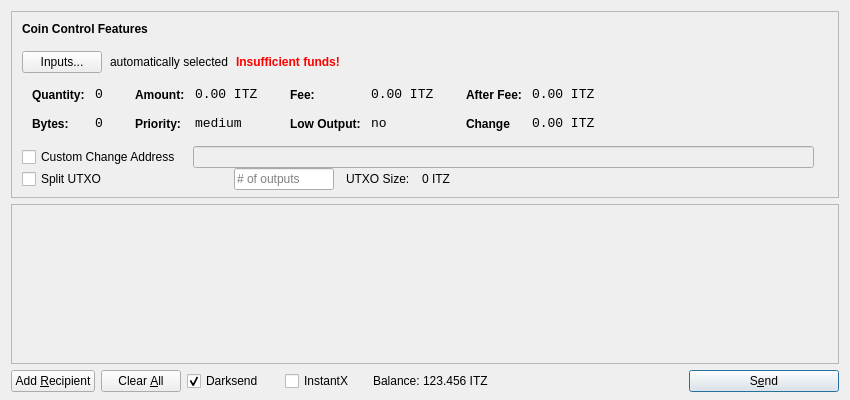
<?xml version="1.0" encoding="UTF-8"?>
<ui version="4.0">
 <class>SendCoinsDialog</class>
 <widget class="QDialog" name="SendCoinsDialog">
  <property name="geometry">
   <rect>
    <x>0</x>
    <y>0</y>
    <width>850</width>
    <height>400</height>
   </rect>
  </property>
  <property name="windowTitle">
   <string>Send Coins</string>
  </property>
  <layout class="QVBoxLayout" name="verticalLayout" stretch="0,1,0">
   <property name="bottomMargin">
    <number>8</number>
   </property>
   <item>
    <widget class="QFrame" name="frameCoinControl">
     <property name="sizePolicy">
      <sizepolicy hsizetype="Expanding" vsizetype="Expanding">
       <horstretch>0</horstretch>
       <verstretch>0</verstretch>
      </sizepolicy>
     </property>
     <property name="maximumSize">
      <size>
       <width>16777215</width>
       <height>16777215</height>
      </size>
     </property>
     <property name="frameShape">
      <enum>QFrame::StyledPanel</enum>
     </property>
     <property name="frameShadow">
      <enum>QFrame::Sunken</enum>
     </property>
     <layout class="QVBoxLayout" name="verticalLayoutCoinControl2">
      <property name="spacing">
       <number>-1</number>
      </property>
      <property name="leftMargin">
       <number>0</number>
      </property>
      <property name="topMargin">
       <number>0</number>
      </property>
      <property name="rightMargin">
       <number>0</number>
      </property>
      <property name="bottomMargin">
       <number>6</number>
      </property>
      <item>
       <layout class="QVBoxLayout" name="verticalLayoutCoinControl" stretch="0,0,0,0,1">
        <property name="spacing">
         <number>0</number>
        </property>
        <property name="leftMargin">
         <number>10</number>
        </property>
        <property name="topMargin">
         <number>10</number>
        </property>
        <item>
         <layout class="QHBoxLayout" name="horizontalLayoutCoinControl1">
          <property name="bottomMargin">
           <number>15</number>
          </property>
          <item>
           <widget class="QLabel" name="labelCoinControlFeatures">
            <property name="sizePolicy">
             <sizepolicy hsizetype="Preferred" vsizetype="Maximum">
              <horstretch>0</horstretch>
              <verstretch>0</verstretch>
             </sizepolicy>
            </property>
            <property name="font">
             <font>
              <weight>75</weight>
              <bold>true</bold>
             </font>
            </property>
            <property name="styleSheet">
             <string notr="true">font-weight:bold;</string>
            </property>
            <property name="text">
             <string>Coin Control Features</string>
            </property>
           </widget>
          </item>
         </layout>
        </item>
        <item>
         <layout class="QHBoxLayout" name="horizontalLayoutCoinControl2" stretch="0,0,0,0">
          <property name="spacing">
           <number>8</number>
          </property>
          <property name="bottomMargin">
           <number>10</number>
          </property>
          <item>
           <widget class="QPushButton" name="pushButtonCoinControl">
            <property name="styleSheet">
             <string notr="true"/>
            </property>
            <property name="text">
             <string>Inputs...</string>
            </property>
           </widget>
          </item>
          <item>
           <widget class="QLabel" name="labelCoinControlAutomaticallySelected">
            <property name="text">
             <string>automatically selected</string>
            </property>
            <property name="margin">
             <number>5</number>
            </property>
           </widget>
          </item>
          <item>
           <widget class="QLabel" name="labelCoinControlInsuffFunds">
            <property name="font">
             <font>
              <weight>75</weight>
              <bold>true</bold>
             </font>
            </property>
            <property name="styleSheet">
             <string notr="true">color:red;font-weight:bold;</string>
            </property>
            <property name="text">
             <string>Insufficient funds!</string>
            </property>
            <property name="margin">
             <number>5</number>
            </property>
           </widget>
          </item>
          <item>
           <spacer name="horizontalSpacerCoinControl">
            <property name="orientation">
             <enum>Qt::Horizontal</enum>
            </property>
            <property name="sizeHint" stdset="0">
             <size>
              <width>40</width>
              <height>1</height>
             </size>
            </property>
           </spacer>
          </item>
         </layout>
        </item>
        <item>
         <widget class="QWidget" name="widgetCoinControl" native="true">
          <property name="sizePolicy">
           <sizepolicy hsizetype="Preferred" vsizetype="Preferred">
            <horstretch>0</horstretch>
            <verstretch>0</verstretch>
           </sizepolicy>
          </property>
          <property name="minimumSize">
           <size>
            <width>0</width>
            <height>0</height>
           </size>
          </property>
          <property name="styleSheet">
           <string notr="true"/>
          </property>
          <layout class="QHBoxLayout" name="horizontalLayoutCoinControl5">
           <property name="margin">
            <number>0</number>
           </property>
           <item>
            <layout class="QHBoxLayout" name="horizontalLayoutCoinControl3" stretch="0,0,0,1">
             <property name="spacing">
              <number>20</number>
             </property>
             <property name="topMargin">
              <number>0</number>
             </property>
             <property name="bottomMargin">
              <number>10</number>
             </property>
             <item>
              <layout class="QFormLayout" name="formLayoutCoinControl1">
               <property name="horizontalSpacing">
                <number>10</number>
               </property>
               <property name="verticalSpacing">
                <number>14</number>
               </property>
               <property name="leftMargin">
                <number>10</number>
               </property>
               <property name="topMargin">
                <number>4</number>
               </property>
               <property name="rightMargin">
                <number>6</number>
               </property>
               <item row="0" column="0">
                <widget class="QLabel" name="labelCoinControlQuantityText">
                 <property name="styleSheet">
                  <string notr="true">font-weight:bold;</string>
                 </property>
                 <property name="text">
                  <string>Quantity:</string>
                 </property>
                 <property name="margin">
                  <number>0</number>
                 </property>
                </widget>
               </item>
               <item row="0" column="1">
                <widget class="QLabel" name="labelCoinControlQuantity">
                 <property name="font">
                  <font>
                   <family>Monospace</family>
                   <pointsize>10</pointsize>
                  </font>
                 </property>
                 <property name="cursor">
                  <cursorShape>IBeamCursor</cursorShape>
                 </property>
                 <property name="contextMenuPolicy">
                  <enum>Qt::ActionsContextMenu</enum>
                 </property>
                 <property name="text">
                  <string>0</string>
                 </property>
                 <property name="margin">
                  <number>0</number>
                 </property>
                 <property name="textInteractionFlags">
                  <set>Qt::LinksAccessibleByMouse|Qt::TextSelectableByKeyboard|Qt::TextSelectableByMouse</set>
                 </property>
                </widget>
               </item>
               <item row="1" column="0">
                <widget class="QLabel" name="labelCoinControlBytesText">
                 <property name="styleSheet">
                  <string notr="true">font-weight:bold;</string>
                 </property>
                 <property name="text">
                  <string>Bytes:</string>
                 </property>
                </widget>
               </item>
               <item row="1" column="1">
                <widget class="QLabel" name="labelCoinControlBytes">
                 <property name="font">
                  <font>
                   <family>Monospace</family>
                   <pointsize>10</pointsize>
                  </font>
                 </property>
                 <property name="cursor">
                  <cursorShape>IBeamCursor</cursorShape>
                 </property>
                 <property name="contextMenuPolicy">
                  <enum>Qt::ActionsContextMenu</enum>
                 </property>
                 <property name="text">
                  <string>0</string>
                 </property>
                 <property name="textInteractionFlags">
                  <set>Qt::LinksAccessibleByMouse|Qt::TextSelectableByKeyboard|Qt::TextSelectableByMouse</set>
                 </property>
                </widget>
               </item>
              </layout>
             </item>
             <item>
              <layout class="QFormLayout" name="formLayoutCoinControl2">
               <property name="horizontalSpacing">
                <number>10</number>
               </property>
               <property name="verticalSpacing">
                <number>14</number>
               </property>
               <property name="leftMargin">
                <number>6</number>
               </property>
               <property name="topMargin">
                <number>4</number>
               </property>
               <property name="rightMargin">
                <number>6</number>
               </property>
               <item row="0" column="0">
                <widget class="QLabel" name="labelCoinControlAmountText">
                 <property name="styleSheet">
                  <string notr="true">font-weight:bold;</string>
                 </property>
                 <property name="text">
                  <string>Amount:</string>
                 </property>
                 <property name="margin">
                  <number>0</number>
                 </property>
                </widget>
               </item>
               <item row="0" column="1">
                <widget class="QLabel" name="labelCoinControlAmount">
                 <property name="font">
                  <font>
                   <family>Monospace</family>
                   <pointsize>10</pointsize>
                  </font>
                 </property>
                 <property name="cursor">
                  <cursorShape>IBeamCursor</cursorShape>
                 </property>
                 <property name="contextMenuPolicy">
                  <enum>Qt::ActionsContextMenu</enum>
                 </property>
                 <property name="text">
                  <string>0.00 ITZ</string>
                 </property>
                 <property name="textInteractionFlags">
                  <set>Qt::LinksAccessibleByMouse|Qt::TextSelectableByKeyboard|Qt::TextSelectableByMouse</set>
                 </property>
                </widget>
               </item>
               <item row="1" column="0">
                <widget class="QLabel" name="labelCoinControlPriorityText">
                 <property name="styleSheet">
                  <string notr="true">font-weight:bold;</string>
                 </property>
                 <property name="text">
                  <string>Priority:</string>
                 </property>
                </widget>
               </item>
               <item row="1" column="1">
                <widget class="QLabel" name="labelCoinControlPriority">
                 <property name="font">
                  <font>
                   <family>Monospace</family>
                   <pointsize>10</pointsize>
                  </font>
                 </property>
                 <property name="cursor">
                  <cursorShape>IBeamCursor</cursorShape>
                 </property>
                 <property name="contextMenuPolicy">
                  <enum>Qt::ActionsContextMenu</enum>
                 </property>
                 <property name="text">
                  <string>medium</string>
                 </property>
                 <property name="textInteractionFlags">
                  <set>Qt::LinksAccessibleByMouse|Qt::TextSelectableByKeyboard|Qt::TextSelectableByMouse</set>
                 </property>
                </widget>
               </item>
              </layout>
             </item>
             <item>
              <layout class="QFormLayout" name="formLayoutCoinControl3">
               <property name="horizontalSpacing">
                <number>10</number>
               </property>
               <property name="verticalSpacing">
                <number>14</number>
               </property>
               <property name="leftMargin">
                <number>6</number>
               </property>
               <property name="topMargin">
                <number>4</number>
               </property>
               <property name="rightMargin">
                <number>6</number>
               </property>
               <item row="0" column="0">
                <widget class="QLabel" name="labelCoinControlFeeText">
                 <property name="styleSheet">
                  <string notr="true">font-weight:bold;</string>
                 </property>
                 <property name="text">
                  <string>Fee:</string>
                 </property>
                 <property name="margin">
                  <number>0</number>
                 </property>
                </widget>
               </item>
               <item row="0" column="1">
                <widget class="QLabel" name="labelCoinControlFee">
                 <property name="font">
                  <font>
                   <family>Monospace</family>
                   <pointsize>10</pointsize>
                  </font>
                 </property>
                 <property name="cursor">
                  <cursorShape>IBeamCursor</cursorShape>
                 </property>
                 <property name="contextMenuPolicy">
                  <enum>Qt::ActionsContextMenu</enum>
                 </property>
                 <property name="text">
                  <string>0.00 ITZ</string>
                 </property>
                 <property name="textInteractionFlags">
                  <set>Qt::LinksAccessibleByMouse|Qt::TextSelectableByKeyboard|Qt::TextSelectableByMouse</set>
                 </property>
                </widget>
               </item>
               <item row="1" column="0">
                <widget class="QLabel" name="labelCoinControlLowOutputText">
                 <property name="styleSheet">
                  <string notr="true">font-weight:bold;</string>
                 </property>
                 <property name="text">
                  <string>Low Output:</string>
                 </property>
                </widget>
               </item>
               <item row="1" column="1">
                <widget class="QLabel" name="labelCoinControlLowOutput">
                 <property name="font">
                  <font>
                   <family>Monospace</family>
                   <pointsize>10</pointsize>
                  </font>
                 </property>
                 <property name="cursor">
                  <cursorShape>IBeamCursor</cursorShape>
                 </property>
                 <property name="contextMenuPolicy">
                  <enum>Qt::ActionsContextMenu</enum>
                 </property>
                 <property name="text">
                  <string>no</string>
                 </property>
                 <property name="textInteractionFlags">
                  <set>Qt::LinksAccessibleByMouse|Qt::TextSelectableByKeyboard|Qt::TextSelectableByMouse</set>
                 </property>
                </widget>
               </item>
              </layout>
             </item>
             <item>
              <layout class="QFormLayout" name="formLayoutCoinControl4">
               <property name="horizontalSpacing">
                <number>10</number>
               </property>
               <property name="verticalSpacing">
                <number>14</number>
               </property>
               <property name="leftMargin">
                <number>6</number>
               </property>
               <property name="topMargin">
                <number>4</number>
               </property>
               <property name="rightMargin">
                <number>6</number>
               </property>
               <item row="0" column="0">
                <widget class="QLabel" name="labelCoinControlAfterFeeText">
                 <property name="styleSheet">
                  <string notr="true">font-weight:bold;</string>
                 </property>
                 <property name="text">
                  <string>After Fee:</string>
                 </property>
                 <property name="margin">
                  <number>0</number>
                 </property>
                </widget>
               </item>
               <item row="0" column="1">
                <widget class="QLabel" name="labelCoinControlAfterFee">
                 <property name="font">
                  <font>
                   <family>Monospace</family>
                   <pointsize>10</pointsize>
                  </font>
                 </property>
                 <property name="cursor">
                  <cursorShape>IBeamCursor</cursorShape>
                 </property>
                 <property name="contextMenuPolicy">
                  <enum>Qt::ActionsContextMenu</enum>
                 </property>
                 <property name="text">
                  <string>0.00 ITZ</string>
                 </property>
                 <property name="textInteractionFlags">
                  <set>Qt::LinksAccessibleByMouse|Qt::TextSelectableByKeyboard|Qt::TextSelectableByMouse</set>
                 </property>
                </widget>
               </item>
               <item row="1" column="0">
                <widget class="QLabel" name="labelCoinControlChangeText">
                 <property name="styleSheet">
                  <string notr="true">font-weight:bold;</string>
                 </property>
                 <property name="text">
                  <string>Change</string>
                 </property>
                </widget>
               </item>
               <item row="1" column="1">
                <widget class="QLabel" name="labelCoinControlChange">
                 <property name="font">
                  <font>
                   <family>Monospace</family>
                   <pointsize>10</pointsize>
                  </font>
                 </property>
                 <property name="cursor">
                  <cursorShape>IBeamCursor</cursorShape>
                 </property>
                 <property name="contextMenuPolicy">
                  <enum>Qt::ActionsContextMenu</enum>
                 </property>
                 <property name="text">
                  <string>0.00 ITZ</string>
                 </property>
                 <property name="textInteractionFlags">
                  <set>Qt::LinksAccessibleByMouse|Qt::TextSelectableByKeyboard|Qt::TextSelectableByMouse</set>
                 </property>
                </widget>
               </item>
              </layout>
             </item>
            </layout>
           </item>
          </layout>
         </widget>
        </item>
        <item>
         <layout class="QHBoxLayout" name="horizontalLayoutCoinControl4" stretch="0,0,0">
          <property name="spacing">
           <number>12</number>
          </property>
          <property name="sizeConstraint">
           <enum>QLayout::SetDefaultConstraint</enum>
          </property>
          <property name="topMargin">
           <number>5</number>
          </property>
          <property name="rightMargin">
           <number>5</number>
          </property>
          <item>
           <widget class="QCheckBox" name="checkBoxCoinControlChange">
            <property name="text">
             <string>Custom Change Address</string>
            </property>
           </widget>
          </item>
          <item>
           <widget class="QLineEdit" name="lineEditCoinControlChange">
            <property name="enabled">
             <bool>false</bool>
            </property>
            <property name="sizePolicy">
             <sizepolicy hsizetype="Expanding" vsizetype="Fixed">
              <horstretch>0</horstretch>
              <verstretch>0</verstretch>
             </sizepolicy>
            </property>
           </widget>
          </item>
          <item>
           <widget class="QLabel" name="labelCoinControlChangeLabel">
            <property name="sizePolicy">
             <sizepolicy hsizetype="Preferred" vsizetype="Expanding">
              <horstretch>0</horstretch>
              <verstretch>0</verstretch>
             </sizepolicy>
            </property>
            <property name="minimumSize">
             <size>
              <width>0</width>
              <height>0</height>
             </size>
            </property>
            <property name="text">
             <string/>
            </property>
            <property name="margin">
             <number>3</number>
            </property>
           </widget>
          </item>
         </layout>
        </item>
        <item>
         <layout class="QHBoxLayout" name="horizontalLayoutCoinControl6">
          <property name="spacing">
           <number>12</number>
          </property>
          <property name="rightMargin">
           <number>0</number>
          </property>
          <item>
           <widget class="QCheckBox" name="splitBlockCheckBox">
            <property name="sizePolicy">
             <sizepolicy hsizetype="Preferred" vsizetype="Preferred">
              <horstretch>0</horstretch>
              <verstretch>0</verstretch>
             </sizepolicy>
            </property>
            <property name="minimumSize">
             <size>
              <width>200</width>
              <height>0</height>
             </size>
            </property>
            <property name="maximumSize">
             <size>
              <width>200</width>
              <height>16777215</height>
             </size>
            </property>
            <property name="text">
             <string>Split UTXO</string>
            </property>
           </widget>
          </item>
          <item>
           <widget class="QLineEdit" name="splitBlockLineEdit">
            <property name="sizePolicy">
             <sizepolicy hsizetype="Preferred" vsizetype="Preferred">
              <horstretch>50</horstretch>
              <verstretch>0</verstretch>
             </sizepolicy>
            </property>
            <property name="minimumSize">
             <size>
              <width>100</width>
              <height>0</height>
             </size>
            </property>
            <property name="maximumSize">
             <size>
              <width>100</width>
              <height>16777215</height>
             </size>
            </property>
            <property name="placeholderText">
             <string># of outputs</string>
            </property>
           </widget>
          </item>
          <item>
           <widget class="QLabel" name="labelBlockSizeText">
            <property name="text">
             <string>UTXO Size:</string>
            </property>
           </widget>
          </item>
          <item>
           <widget class="QLabel" name="labelBlockSize">
            <property name="text">
             <string>0 ITZ</string>
            </property>
           </widget>
          </item>
          <item>
           <spacer name="horizontalSpacer_7">
            <property name="orientation">
             <enum>Qt::Horizontal</enum>
            </property>
            <property name="sizeHint" stdset="0">
             <size>
              <width>40</width>
              <height>20</height>
             </size>
            </property>
           </spacer>
          </item>
         </layout>
        </item>
        <item>
         <spacer name="verticalSpacerCoinControl">
          <property name="orientation">
           <enum>Qt::Vertical</enum>
          </property>
          <property name="sizeHint" stdset="0">
           <size>
            <width>800</width>
            <height>1</height>
           </size>
          </property>
         </spacer>
        </item>
       </layout>
      </item>
     </layout>
    </widget>
   </item>
   <item>
    <widget class="QScrollArea" name="scrollArea">
     <property name="widgetResizable">
      <bool>true</bool>
     </property>
     <widget class="QWidget" name="scrollAreaWidgetContents">
      <property name="geometry">
       <rect>
        <x>0</x>
        <y>0</y>
        <width>830</width>
        <height>165</height>
       </rect>
      </property>
      <layout class="QVBoxLayout" name="verticalLayout_2">
       <property name="margin">
        <number>0</number>
       </property>
       <item>
        <layout class="QVBoxLayout" name="entries">
         <property name="spacing">
          <number>6</number>
         </property>
        </layout>
       </item>
       <item>
        <spacer name="verticalSpacer">
         <property name="orientation">
          <enum>Qt::Vertical</enum>
         </property>
         <property name="sizeHint" stdset="0">
          <size>
           <width>20</width>
           <height>40</height>
          </size>
         </property>
        </spacer>
       </item>
      </layout>
     </widget>
    </widget>
   </item>
   <item>
    <layout class="QHBoxLayout" name="horizontalLayout">
     <item>
      <widget class="QPushButton" name="addButton">
       <property name="toolTip">
        <string>Send to multiple recipients at once</string>
       </property>
       <property name="text">
        <string>Add &amp;Recipient</string>
       </property>
       <property name="autoDefault">
        <bool>false</bool>
       </property>
      </widget>
     </item>
     <item>
      <widget class="QPushButton" name="clearButton">
       <property name="sizePolicy">
        <sizepolicy hsizetype="Minimum" vsizetype="Fixed">
         <horstretch>0</horstretch>
         <verstretch>0</verstretch>
        </sizepolicy>
       </property>
       <property name="toolTip">
        <string>Remove all transaction fields</string>
       </property>
       <property name="text">
        <string>Clear &amp;All</string>
       </property>
       <property name="autoRepeatDelay">
        <number>300</number>
       </property>
       <property name="autoDefault">
        <bool>false</bool>
       </property>
      </widget>
     </item>
     <item>
      <layout class="QHBoxLayout" name="horizontalLayout_2">
       <property name="spacing">
        <number>3</number>
       </property>
        <item>
        <widget class="QCheckBox" name="checkUseDarksend">
         <property name="minimumSize">
          <size>
           <width>95</width>
           <height>0</height>
          </size>
         </property>
         <property name="text">
          <string>Darksend</string>
         </property>
         <property name="checked">
          <bool>true</bool>
         </property>
        </widget>
       </item>
       <item>
        <widget class="QCheckBox" name="checkInstantX">
         <property name="enabled">
          <bool>true</bool>
         </property>
         <property name="minimumSize">
          <size>
           <width>85</width>
           <height>0</height>
          </size>
         </property>
         <property name="text">
          <string>InstantX</string>
         </property>
        </widget>
       </item>
       <item>
        <widget class="QLabel" name="label">
         <property name="sizePolicy">
          <sizepolicy hsizetype="Preferred" vsizetype="Fixed">
           <horstretch>0</horstretch>
           <verstretch>0</verstretch>
          </sizepolicy>
         </property>
         <property name="text">
          <string>Balance:</string>
         </property>
        </widget>
       </item>
       <item>
        <widget class="QLabel" name="labelBalance">
         <property name="sizePolicy">
          <sizepolicy hsizetype="Preferred" vsizetype="Fixed">
           <horstretch>0</horstretch>
           <verstretch>0</verstretch>
          </sizepolicy>
         </property>
         <property name="cursor">
          <cursorShape>IBeamCursor</cursorShape>
         </property>
         <property name="text">
          <string>123.456 ITZ</string>
         </property>
         <property name="textInteractionFlags">
          <set>Qt::LinksAccessibleByMouse|Qt::TextSelectableByKeyboard|Qt::TextSelectableByMouse</set>
         </property>
        </widget>
       </item>
      </layout>
     </item>
     <item>
      <spacer name="horizontalSpacer">
       <property name="orientation">
        <enum>Qt::Horizontal</enum>
       </property>
       <property name="sizeHint" stdset="0">
        <size>
         <width>40</width>
         <height>20</height>
        </size>
       </property>
      </spacer>
     </item>
     <item>
      <widget class="QPushButton" name="sendButton">
       <property name="minimumSize">
        <size>
         <width>150</width>
         <height>0</height>
        </size>
       </property>
       <property name="toolTip">
        <string>Confirm the send action</string>
       </property>
       <property name="text">
        <string>S&amp;end</string>
       </property>
       <property name="icon">
        <iconset resource="../bitcoin.qrc">
         <normaloff>:/icons/send</normaloff>:/icons/send</iconset>
       </property>
       <property name="default">
        <bool>true</bool>
       </property>
      </widget>
     </item>
    </layout>
   </item>
  </layout>
 </widget>
 <resources>
  <include location="../bitcoin.qrc"/>
 </resources>
 <connections/>
</ui>
